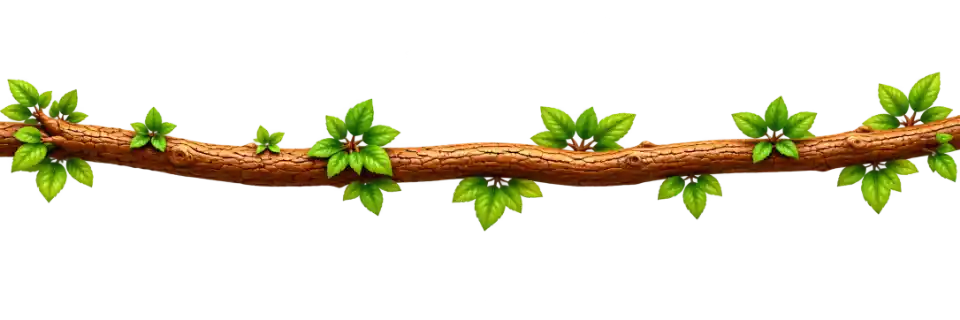
#> input picture build-verify/images/navigation/branch-compact.webp, 960 x 320 px, given in place of branch-house-detailed.webp, which was not available
$ python prepare-navbar-masters.py
#> lines starting #> are read from the running program, lines starting #| are printed output that depends on the picture; after the words box and inside, x2 and y2 are one past the last pixel; in counts of white or black regions, pixels touching at a corner belong together; pictures that were not available may be replaced by others from this repository, and a replacement may not be noted
#> further down, src is the input picture: PIL image 960x320 RGBA; mean R, G, B, A 27.1, 24.7, 6.6, 45.9
"""Offline only: preserve original geometry, split layers, prepare web-source masters."""
from pathlib import Path
from PIL import Image, ImageFilter
import numpy as np
import vtracer, re
root=Path('design-masters'); out=Path('public/assets/nav/optimized');out.mkdir(parents=True,exist_ok=True)
def clean(im):
 a=np.array(im.convert('RGBA')); alpha=Image.fromarray(a[:,:,3]);near=np.array(Image.eval(alpha,lambda x:255 if x<12 else 0).filter(ImageFilter.MaxFilter(5)))>0
#> after `near = np.array(Image.eval(alpha, lambda x: 255 if x < 12 else 0).filt`:
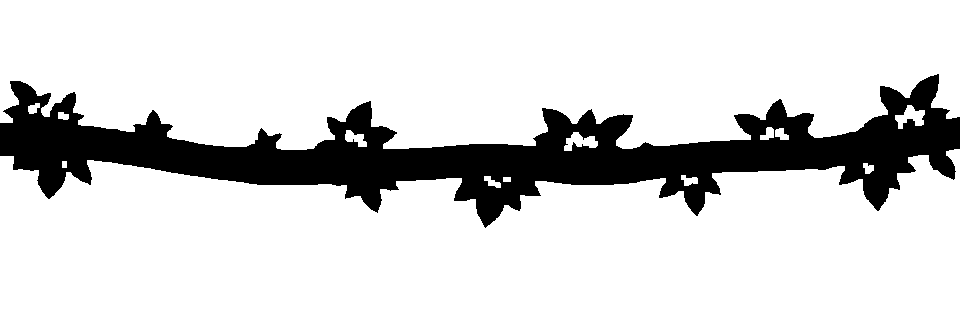
#> near: shape (320, 960) bool; 83.5% white; 1 black region, box (x1, y1, x2, y2) and area: (0, 74, 960, 228) 50732
 rgb=a[:,:,:3].astype(float);sat=rgb.max(2)-rgb.min(2)
 # Restrict background cleanup to the exterior 2px ring; internal details stay intact.
 bad=near & (sat<25) & (rgb.max(2)>65)
#> bad: shape (320, 960) bool; 1.2% white; 135 white regions (91 under 20 px), largest, box (x1, y1, x2, y2) and area: (441, 128, 540, 142) 427, (661, 136, 707, 142) 173, (89, 119, 141, 127) 158
 a[bad,3]=0
#> a: shape (320, 960, 4); under 0.01% of pixels changed, all inside (x1, y1, x2, y2) = (61, 101, 894, 196)
 alpha=Image.fromarray(a[:,:,3]).filter(ImageFilter.GaussianBlur(.5))
 a[:,:,3]=np.array(alpha)
#> a: shape (320, 960, 4); mean R, G, B, A 27.1, 24.7, 6.6, 45.9
 # Decontaminate only partially transparent exterior pixels with adjacent opaque colors.
 edge=(a[:,:,3]>0)&(a[:,:,3]<245)&near
#> edge: shape (320, 960) bool; 4.7% white; 24 white regions (10 under 20 px), largest, box (x1, y1, x2, y2) and area: (0, 70, 960, 150) 6870, (0, 149, 960, 233) 5906, (895, 105, 925, 129) 367
 best=a[:,:,3].copy(); colors=a[:,:,:3].copy()
 for dy in [-1,0,1]:
  for dx in [-1,0,1]:
   shifted=np.roll(a,(dy,dx),(0,1));take=edge&(shifted[:,:,3]>best)
   best[take]=shifted[:,:,3][take];colors[take]=shifted[:,:,:3][take]
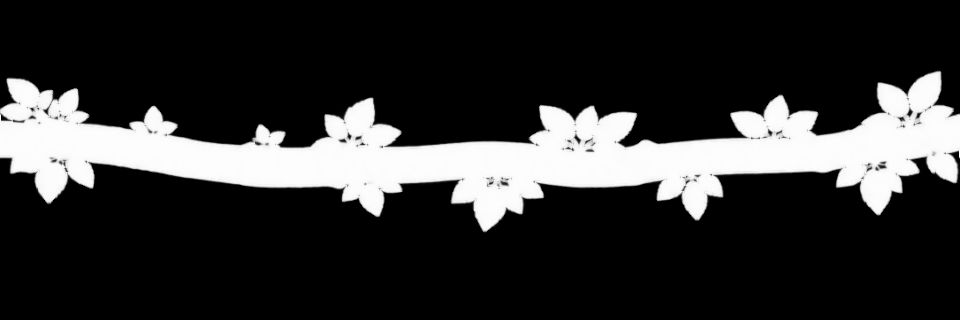
#> best: shape (320, 960); min 0, max 254, mean 49.4
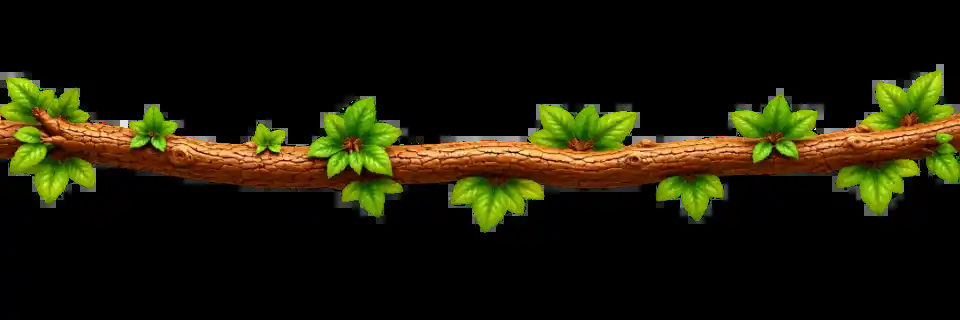
#> colors: shape (320, 960, 3); mean R, G, B 28.1, 25.8, 6.6
 a[edge,:3]=colors[edge];a[a[:,:,3]==0,:3]=0
 return Image.fromarray(a)
for compact in [False,True]:
 src=Image.open('public/images/navigation/'+('branch-house-compact-detailed.webp' if compact else 'branch-house-detailed.webp')).convert('RGBA')
 src=clean(src)
 if compact: im=src
 else:
  im=Image.open(root/'canopy.png').convert('RGBA')
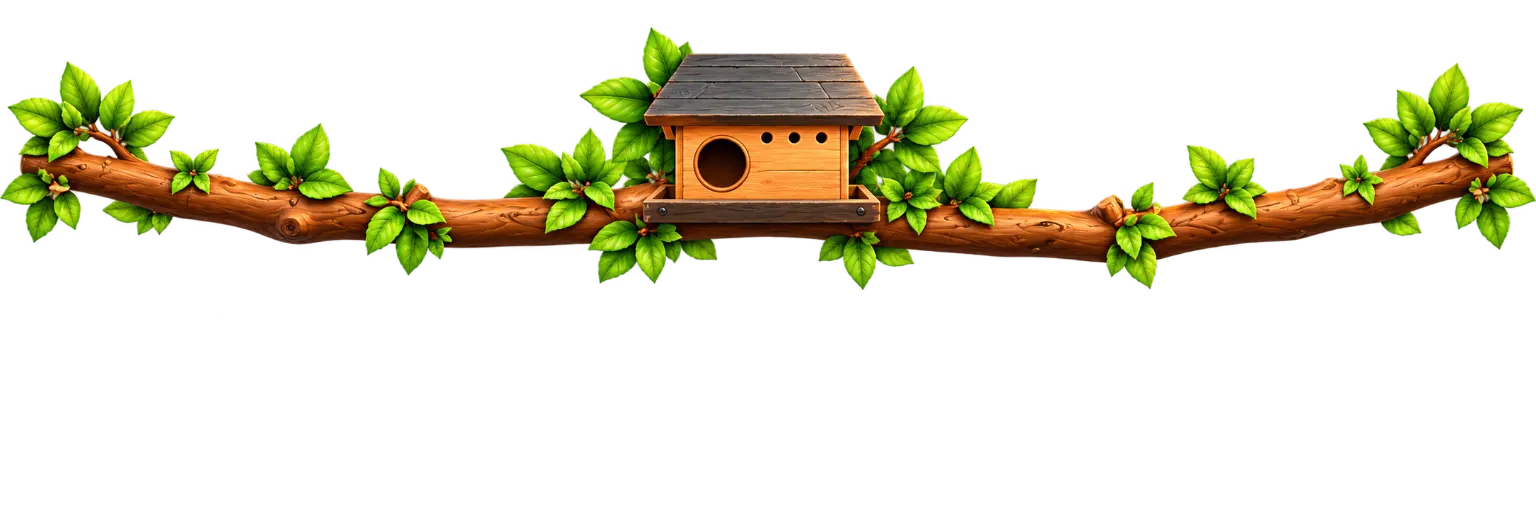
#> input picture build-verify/images/navigation/branch-house.webp, 1536 x 512 px, given in place of canopy.png, which was not available
#> im is the input picture: PIL image 1536x512 RGBA; mean R, G, B, A 32.5, 31.4, 8.5, 52.3
  im.putalpha(src.getchannel('A').resize(im.size,Image.Resampling.LANCZOS))
  im=im.resize((7680,1520),Image.Resampling.LANCZOS)
#> im: PIL image 7680x1520 RGBA
 a=np.array(im);w,h=im.size;rgb=a[:,:,:3].astype(float)
#> after `w, h = im.size`: w = 7680; h = 1520
 green=(rgb[:,:,1]>rgb[:,:,0]*.98)&(rgb[:,:,1]>rgb[:,:,2]*1.12)
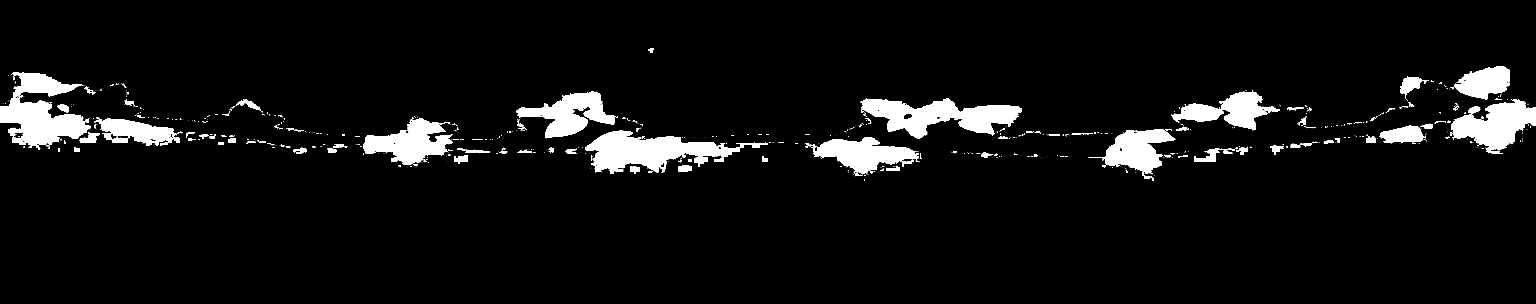
#> green: shape (1520, 7680) bool (shown at 1/5 size); 5.9% white; 1280 white regions (990 under 20 px), largest, box (x1, y1, x2, y2) and area: (0, 364, 444, 748) 84551, (4309, 498, 5106, 695) 78947, (2925, 654, 3603, 867) 76480
 yy,xx=np.indices((h,w));nx=xx/w*(1536 if compact else 2172);ny=yy/h*(1024 if compact else 430)
 house=((nx>590)&(nx<985)&(ny<444)) if compact else ((nx>938)&(nx<1248)&(ny<313))
 masks={'leaves':green,'house':house&~green,'branch':~house&~green}
 for name,mask in masks.items():
  layer=a.copy();layer[~mask]=0
  Image.fromarray(layer).save(root/f'{"compact" if compact else "desktop"}-{name}.png')
#> this loop made 3 passes
#> name on passes 1 to 3: 'leaves', 'house', 'branch'
#> pass 1, `Image.fromarray(layer).save(root/f'{"compact" if compact else "desktop..`:
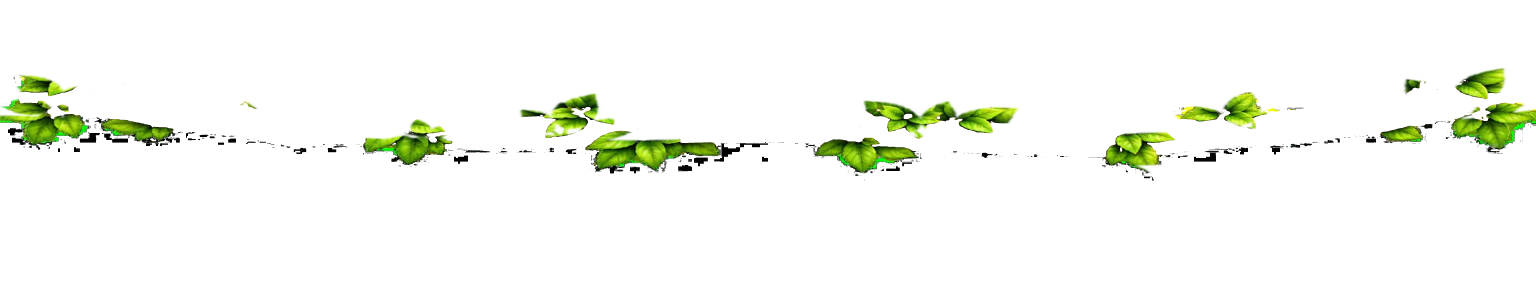
#> saved as desktop-leaves.png: PIL image 7680x1520 RGBA (shown at 1/5 size); mean R, G, B, A 5.5, 8.2, 0.8, 12.8; transparent parts drawn white
#> after the loop:
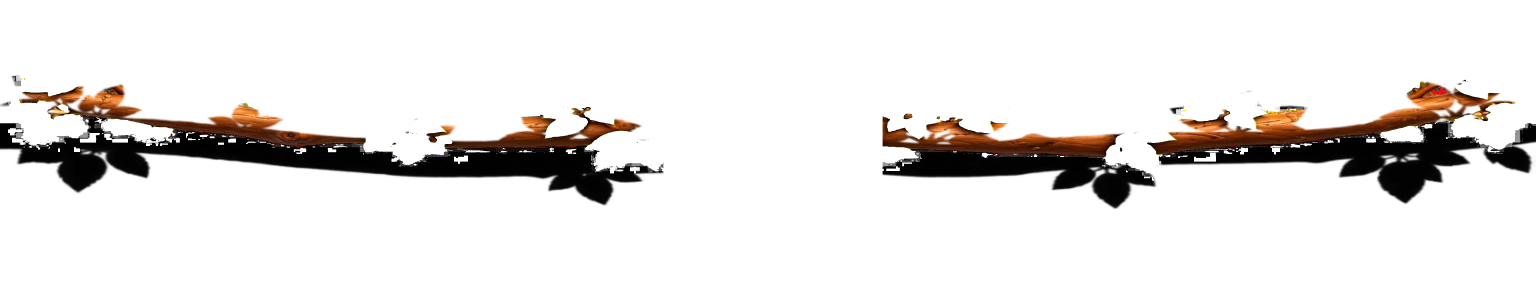
#> layer: shape (1520, 7680, 4) (shown at 1/5 size); mean R, G, B, A 6.7, 3.3, 1.3, 28.4; transparent parts drawn white
 im.save(root/f'{"compact" if compact else "desktop"}-master.png')
 print('prepared',compact,im.size,flush=True)
#| prepared False (7680, 1520)
# Trace existing coils and metal contours, keeping their original SVG coordinate systems.
for name,size,original in [('branch-double-wrap',(256,384),(1024,1536)),('hex-brass-rope-connector',(256,512),(887,1774)),('gold-rail-screw',(96,96),(256,256)),('board-rope-hex-nut',(128,128),(256,256))]:
#> (the run stopped early here; a loop or call above may not have finished)
